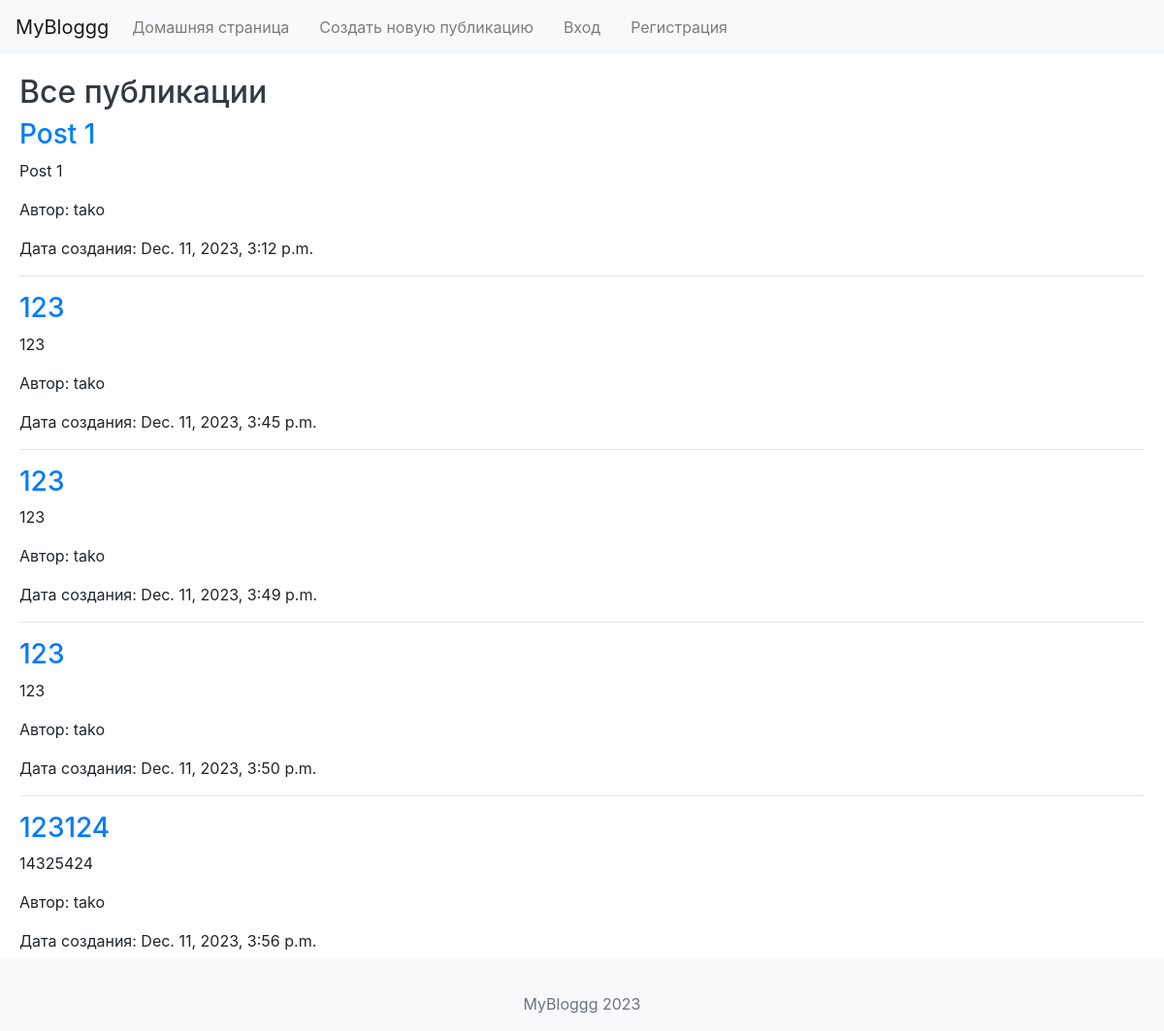
/posts/, run on the app's committed database.
### blog/models.py (models this page shows)
class Post(models.Model):
    title = models.CharField(max_length=255)  # Заголовок поста
    content = models.TextField()  # Содержание поста
    author = models.ForeignKey(User, on_delete=models.CASCADE)  # Связь с пользователем (автором)
    created_at = models.DateTimeField(auto_now_add=True)  # Дата и время создания поста

### blog/views.py (the view, shortened to what this page needs)
# urls.py: path('posts/', views.PostListView.as_view(), name='post-list'),
class PostListView(View):
    template_name = 'blog/post_list.html'
    paginate_by = 5  # Количество постов на странице
    def get(self, request):
        all_posts = Post.objects.all()
        paginator = Paginator(all_posts, self.paginate_by)
        page = request.GET.get('page')
        try:
            posts = paginator.page(page)
        except PageNotAnInteger:
            posts = paginator.page(1)
        except EmptyPage:
            posts = paginator.page(paginator.num_pages)
        return render(request, self.template_name, {'posts': posts})

### blog/templates/blog/post_list.html (shortened to what this page needs)
{% extends 'base.html' %}
{% block content %}
  <h2>Все публикации</h2>
  {% for post in posts %}
    <div>
      <h3><a href="{% url 'post-detail' post.id %}">{{ post.title }}</a></h3>
      <p>{{ post.content }}</p>
      <p>Автор: {{ post.author.username }}</p>
      <p>Дата создания: {{ post.created_at }}</p>
    </div>
    <hr>
  {% endfor %}
  <div class="pagination">
    <span class="step-links">
        <span class="current">
        </span>
        {% if posts.has_next %}
            <a href="?page={{ posts.next_page_number }}">следующая</a>
            <a href="?page={{ posts.paginator.num_pages }}">последняя &raquo;</a>
        {% endif %}
    </span>
  </div>
{% endblock %}

### blog/templates/base.html (shortened to what this page needs)
{% load static %}
<!DOCTYPE html>
<html lang="en">
<head>
    <link rel="stylesheet" href="{% static 'css/styles.css' %}">
    <link rel="stylesheet" href="https://stackpath.bootstrapcdn.com/bootstrap/4.3.1/css/bootstrap.min.css">
    <link rel="stylesheet" href="https://cdnjs.cloudflare.com/ajax/libs/font-awesome/5.15.2/css/all.min.css">
</head>
<body>
    <nav class="navbar navbar-expand-lg navbar-light bg-light">
        <a class="navbar-brand" href="{% url 'post-list' %}">MyBloggg</a>
        <div class="collapse navbar-collapse" id="navbarNav">
            <ul class="navbar-nav">
                {% if user.is_authenticated %}
                    <li class="nav-item">
                      <a class="nav-link" href="{% url 'create-post' %}">Создать новую публикацию</a>
                    </li>
                    <li class="nav-item">
                        <a class="nav-link" href="{% url 'logout' %}">Выход</a>
                    </li>
                {% else %}
                    <li class="nav-item">
                        <a class="nav-link" href="{% url 'home' %}">Домашняя страница</a>
                    </li>
                    <li class="nav-item">
                      <a class="nav-link" href="{% url 'login' %}">Создать новую публикацию</a>
                    </li>
                    <li class="nav-item">
                        <a class="nav-link" href="{% url 'login' %}">Вход</a>
                    </li>
                    <li class="nav-item">
                        <a class="nav-link" href="{% url 'register' %}">Регистрация</a>
                    </li>
                {% endif %}
            </ul>
        </div>
    </nav>
    <div class="content">
        {% block content %}{% endblock %}
    </div>
    <footer class="footer mt-auto py-3 bg-light">
        <div class="container">
            <span class="text-muted">MyBloggg 2023</span>
        </div>
    </footer>
</body>
</html>

### blog/static/css/styles.css (style rules this page uses)
body { font-family: 'Arial', sans-serif; background-color: #f8f9fa; margin: 0; padding: 0; }
h2 { color: #343a40; }
nav { background-color: #007bff; color: white; padding: 10px; }
nav a { color: white; text-decoration: none; margin-right: 15px; }
.container { margin-top: 20px; }
.content { padding: 20px; }
.footer { background-color: #007bff; color: white; text-align: center; padding: 10px; position: absolute; bottom: 0; width: 100%; }
.navbar-brand { color: white; }
.navbar-nav .nav-link { color: white; }
.pagination { display: flex; justify-content: center; margin-top: 20px; }
.pagination a { margin: 0 5px; color: #007bff; }

### data on the page
Post: title "Post 1", content "Post 1", author.username "tako", created_at "Dec. 11, 2023, 3:12 p.m."
Post: title "123", content "123", author.username "tako", created_at "Dec. 11, 2023, 3:45 p.m."
Post: title "123", content "123", author.username "tako", created_at "Dec. 11, 2023, 3:49 p.m."
Post: title "123", content "123", author.username "tako", created_at "Dec. 11, 2023, 3:50 p.m."
Post: title "123124", content "14325424", author.username "tako", created_at "Dec. 11, 2023, 3:56 p.m."
